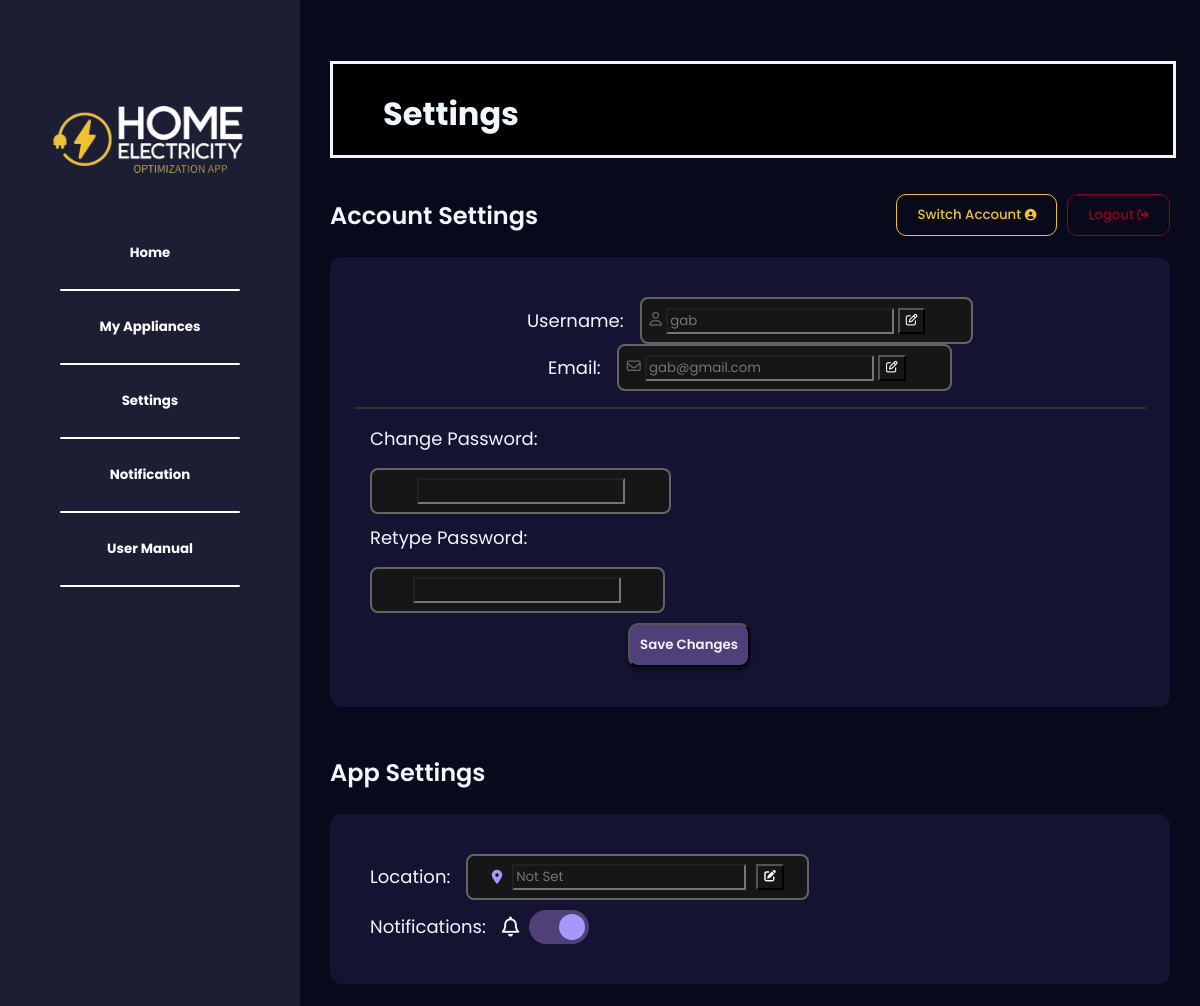
Page /src/after_auth/regular/reg_settings.php (signed in) on the earlier database version.
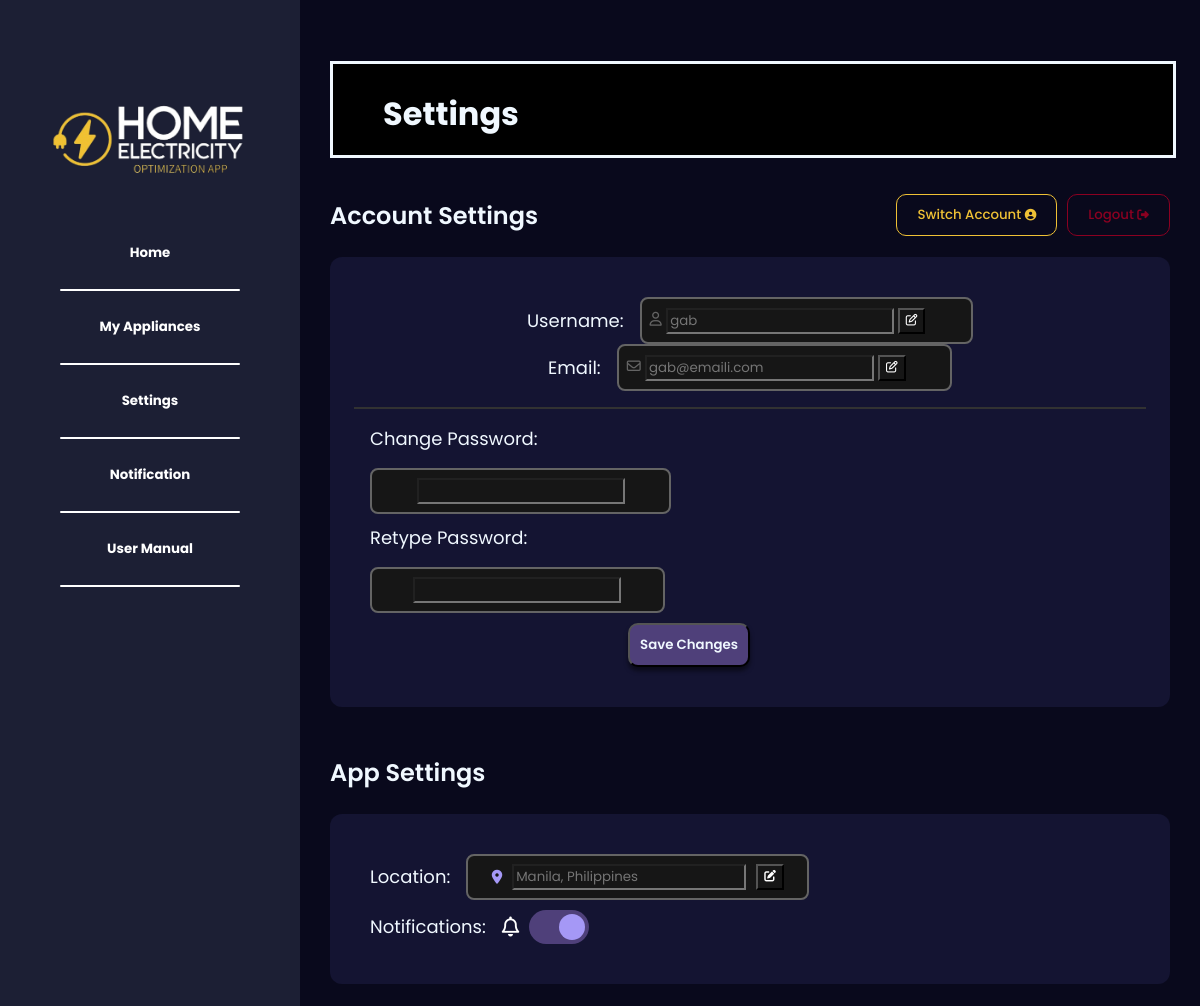
Same page on the later database version.
### tables this page shows
CREATE TABLE `users` (
  `user_id` int(11) NOT NULL,
  `username` varchar(255) NOT NULL,
  `email` varchar(255) NOT NULL,
  `password` varchar(255) NOT NULL,
  `role` enum('admin','regular') NOT NULL DEFAULT 'regular',
  `notif_settings` enum('on','off') NOT NULL DEFAULT 'on'
);

### src/after_auth/regular/reg_settings.php (the view, shortened to what this page needs)
<?php
require_once('../../functions/database/db_connect.php');
include '../../components/reg_sidebar.php';
$user_id = $_SESSION['user_id'];
$sql = "SELECT * FROM users WHERE user_id=$user_id";
$user_info = $conn->query($sql);
if ($user_info->num_rows > 0) {
    $row = $user_info->fetch_assoc();
    $username = $row['username'];
    $email = $row['email'];
}
$loc_sql = "SELECT COALESCE(l.place_name, 'Not Set') AS place_name
        FROM users u
        LEFT JOIN locations l ON u.user_id = l.user_id
        WHERE u.user_id = $user_id";
$loc_sql_res = $conn->query($loc_sql);
if ($loc_sql_res->num_rows > 0) {
    $row = $loc_sql_res->fetch_assoc();
    $place_name = $row['place_name'];
} else {
    $place_name = 'Not Set';
}
?>
<!DOCTYPE html>
<html lang="en">
<head>
    <link rel="stylesheet" href="../regular/style/reg_settings.css">
    <link href="https://api.mapbox.com/mapbox-gl-js/v3.1.0/mapbox-gl.css" rel="stylesheet">
    <link rel="stylesheet" href="//cdn.jsdelivr.net/npm/alertifyjs@1.13.1/build/css/alertify.min.css" />
    <link rel="stylesheet" href="https://cdnjs.cloudflare.com/ajax/libs/font-awesome/6.5.1/css/all.min.css" />
</head>
<body>
    <div class="content">
        <div class="settings">
            <div class="settings-text">
                <h1>Settings</h1>
            </div>
            <main class="content-cont">
                <section class="section-cont mb-m">
                    <div class="section-header">
                        <p> Account Settings</p>
                        <span class="btn-cont">
                            <button class="btn-header" id="">
                                <a href="../../before_auth/landingpage.php"> Switch Account</a>
                            </button>
                            <button class="btn-header" id="">
                                Logout
                            </button>
                        </span>
                    </div>
                    <div class="section-body">
                        <span class="input-span">
                            <div class="input-cont">
                                <label for=""> Username:</label>
                                <div class="input-group">
                                    <form action="../../functions/user/update_info.php" method="POST">
                                        <i class="fa-regular fa-user fa-sm icons" style="color: #646464;"></i>
                                        <input type="text" name="username" placeholder="<?php echo $username; ?>">
                                        <button class="edit-btn" type="submit" name="update_username">
                                        </button>
                                    </form>
                                </div>
                            </div>
                            <div class="input-cont">
                                <label for=""> Email:</label>
                                <div class="input-group">
                                    <form action="../../functions/user/update_info.php" method="POST">
                                        <i class="fa-regular fa-envelope fa-sm" style="color: #646464;"></i>
                                        <input type="email" name="email" placeholder="<?php echo $email; ?>">
                                        <button class="edit-btn" type="submit" name="update_email">
                                        </button>
                                    </form>
                                </div>
                            </div>
                        </span>
                        <div class="divider"></div>
                        <span class="input-span-col">
                            <div class="input-cont space-bw">
                                <label for=""> Change Password:</label>
                                <div class="input-group">
                                    <input type="password" name="password" placeholder="">
                                </div>
                            </div>
                            <div class="input-cont space-bw">
                                <label for=""> Retype Password:</label>
                                <div class="input-group">
                                    <input type="password" name="password" placeholder="">
                                </div>
                            </div>
                            <div class="input-cont flex-end">
                                <button input type="submit" id="save-pass-btn" class="b-sdw"> Save Changes</button>
                            </div>
                        </span>
                    </div>
                </section>
                <section class="section-cont mb-m">
                    <div class="section-header">
                        <p> App Settings</p>
                    </div>
                    <div class="section-body">
                        <span class="input-span-col">
                            <div class="input-cont flex-start">
                                <label for=""> Location:</label>
                                <div class="input-group">
                                    <i class="fa-solid fa-location-dot fa-sm" style="color: #A598F6;"></i>
                                    <input type="text" id="selected-location" name="location" placeholder="<?php echo $place_name; ?>" readonly>
                                    <button class="edit-btn" id="popup-btn">
                                    </button>
                                </div>
                            </div>
                            <div class="input-cont flex-start">
                                <label> Notifications:</label>
                                <div class="notif-group">
                                    <i class="fa-regular fa-bell fa-lg" style="color: #ffffff;"></i>
                                    <label class="switch" for="checkbox">
                                        <div class="slider round"></div>
                                    </label>
                                </div>
                            </div>
                        </span>
                    </div>
                </section>
            </main>
        </div>
    </div>
    <link rel="stylesheet" href="https://api.mapbox.com/mapbox-gl-js/plugins/mapbox-gl-geocoder/v5.0.0/mapbox-gl-geocoder.css" type="text/css">
</body>
</html>

### src/components/reg_sidebar.php (shortened to what this page needs)
<!DOCTYPE html>
<html>
<head>
  <link rel="stylesheet" href="../../assets/style/reg_sidebar.css">
</head>
<body>
  <div class="sidebar">
    <div class="sidebar-content">
      <div class="logo-container">
        <img src="../../assets/img/logo.png" alt="">
      </div>
      <div class="links">
        <a href="reg_homepage.php">Home</a>
        <p></p>
        <a href="reg_myAppliancePage.php">My Appliances</a>
        <p></p>
        <a href="reg_settings.php">Settings</a>
        <p></p>
        <a href="reg_notification.php">Notification</a>
        <p></p>
        <a href="reg_userManual.php">User Manual</a>
        <p></p>
      </div>
    </div>
  </div>
</body>
</html>

### src/assets/style/reg_sidebar.css (style rules this page uses)
body { margin: 0; font-family: "Poppins", sans-serif; background-color: #09091c; }
.logo-container { width: 300px; }
.logo-container img { justify-content: center; display: flex; margin: auto; width: 200px; margin-bottom: 50px; }
.sidebar { background-color: #1C1F34; justify-content: center; margin: auto; width: 300px; position: fixed; height: 100%; overflow: auto; }
.sidebar-content { margin-top: 100px; }
.links a { display: block; color: rgb(255, 255, 255); padding: 16px; text-decoration: none; text-align: center; cursor: pointer; font-weight: bold; font-size: smaller; }
.links p { justify-content: center; margin: auto; border-radius: 10px; background-color: rgb(255, 255, 255); height: 2px; width: 180px; margin-top: 10px; margin-bottom: 10px; }
div.content { margin-left: 300px; padding: 1px 16px; background-color: #09091c; overflow-x: hidden; }

### src/after_auth/regular/style/reg_settings.css (style rules this page uses)
* { font-family: 'Poppins', sans-serif; }
div.content { margin-left: 300px; padding: 1px 16px; background-color: #09091c; overflow-x: hidden; }
.settings { height: 100vh; width: 70vw; display: flex; flex-direction: column; margin: auto; }
.settings-text { height: 15vh; width: 70vw; background-color: black; border-color: aliceblue; border-style: solid; margin-top: 60px; }
.settings-text h1 { color: aliceblue; position: relative; top: 5px; left: 50px; }
.content-cont { display: flex; flex-direction: column; flex-wrap: nowrap; justify-content: center; min-width: 100%; margin-top: 1rem; }
.section-cont { width: 100%; }
.section-header { display: flex; justify-content: space-between; align-items: center; }
.section-body { max-width: 100%; padding: 1.5rem; border-radius: 12px; background-color: #141432; }
.input-span { display: flex; flex-direction: row; flex-wrap: wrap; justify-content: space-around; padding: 1rem; }
.input-span-col { display: flex; flex-direction: column; flex-wrap: wrap; justify-content: center; align-items: flex-start; padding: 1rem; gap: 10px; }
.input-cont { display: flex; flex-wrap: wrap; gap: 1rem; min-width: 50%; justify-content: center; align-items: center; }
.input-group { display: flex; align-items: center; justify-content: center; min-width: 60%; gap: 10px; padding: 8px; background-color: #161616; border-radius: 8px; border: 2px solid #646464; }
.notif-group { display: flex; align-items: center; justify-content: center; gap: 10px; }
.btn-cont { display: flex; gap: 10px; }
.btn-header { background: none; color: aliceblue; padding: 10px 20px; border-radius: 10px; font-weight: 500; }
.btn-header a { text-decoration: none; color: #efc135; }
.btn-header:nth-child(1) { color: #efc135; border: 1px solid #efc135; }
.btn-header:nth-child(2) { color: #8b0021; border: 1px solid #8b0021; }
.section-header p { font-weight: 600; font-size: x-large; color: aliceblue; }
.input-cont label { font-weight: 400; color: aliceblue; font-size: large; }
.input-group i, .input-group input { background-color: #161616; color: aliceblue; }
.input-group input { width: 70%; min-width: 200px; }
.edit-btn { background-color: #161616; }
#save-pass-btn { padding: 10px; border-radius: 10px; color: aliceblue; font-weight: 600; background-color: #4F407A; }
.switch { display: inline-block; height: 34px; position: relative; width: 60px; }
.slider { background-color: #ccc; bottom: 0; cursor: pointer; left: 0; position: absolute; right: 0; top: 0; transition: .4s; }
.slider:before { background-color: #A598F6; bottom: 4px; content: ""; height: 26px; left: 4px; position: absolute; transition: .4s; width: 26px; }
input:checked + .slider { background-color:#4F407A; }
input:checked + .slider:before { transform: translateX(26px); }
.slider.round { border-radius: 34px; }
.slider.round:before { border-radius: 50%; }
.space-bw { justify-content: space-between; }
.flex-end { justify-content: flex-end; }
.flex-start { justify-content: flex-start; }
.mb-m { margin-bottom: 1.5rem; }
.b-sdw { box-shadow: 0px 4px 4px rgba(0,0,0, .5); }
.divider { width: 100%; height: 2px; background-color: #323232; }

Differences in the rows shown:
changed users "gab": email "gab@gmail.com" → "gab@emaili.com"
Other differences:
form field location: "Not Set" → "Manila, Philippines"
